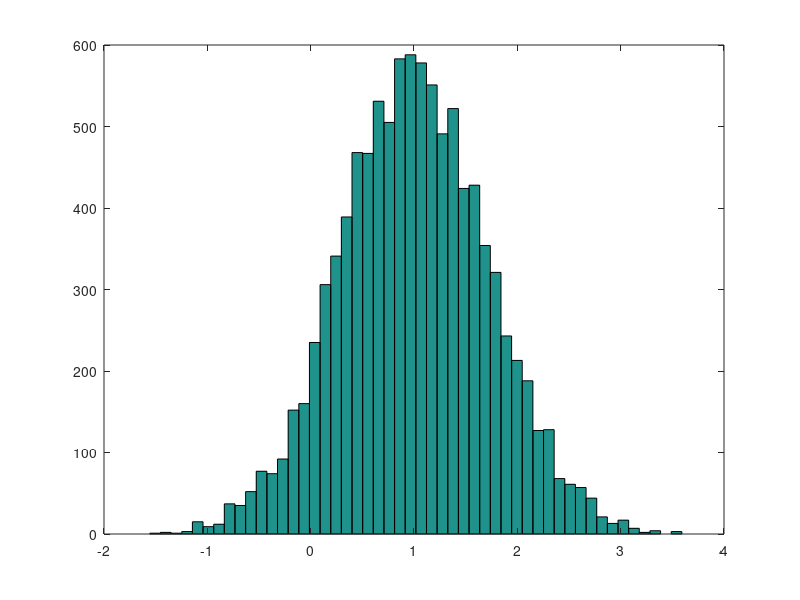
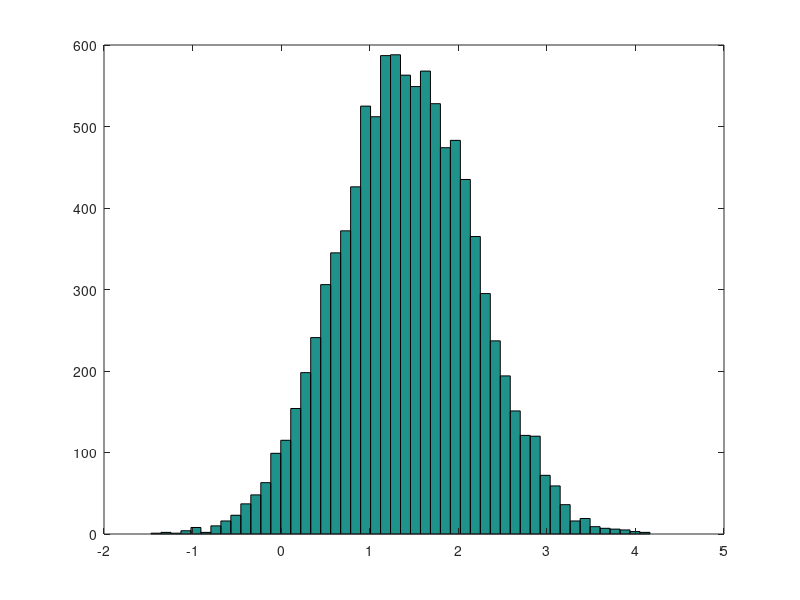
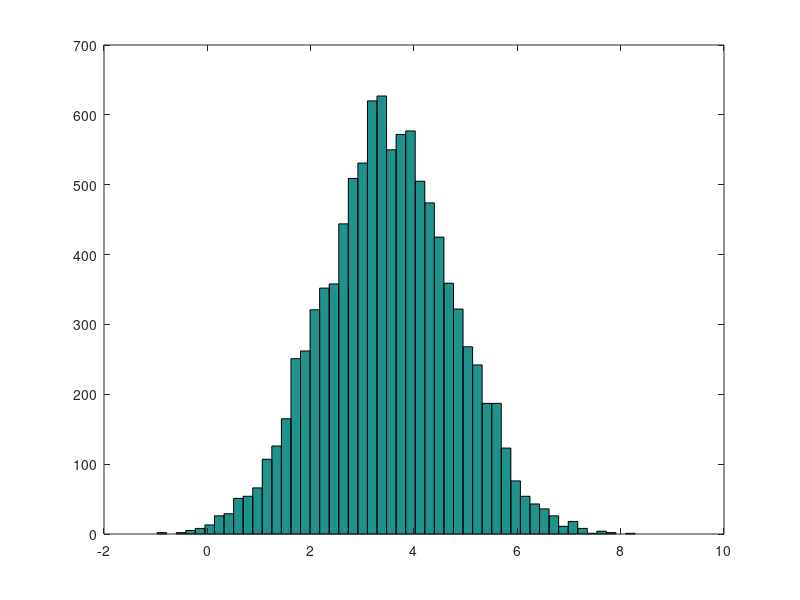

These charts were generated, in order, by the following MATLAB code:
% Malgorzata Targan
% 131420    
% laboratorium 3

clear all
close all

N = 10000
A = [0.5 0.3 0.3]
B = [0.5 0.7 0.7]
C = [2 2 5]
D = [1 1 3]

%create distribution
f(1,:) = A(1)*randn(1,N) + B(1)*((randn(1,N))*sqrt(D(1)) + C(1));
f(2,:) = A(2)*randn(1,N) + B(2)*((randn(1,N))*sqrt(D(2)) + C(2));
f(3,:) = A(3)*randn(1,N) + B(3)*((randn(1,N))*sqrt(D(3)) + C(3));

mean(f(1,:))
mean(f(2,:))
mean(f(3,:))

sqrt(var(f(1,:)))
sqrt(var(f(2,:)))
sqrt(var(f(3,:)))

%show
figure
hist(f(1,:), 50)
figure
hist(f(2,:), 50)
figure
hist(f(3,:), 50)

